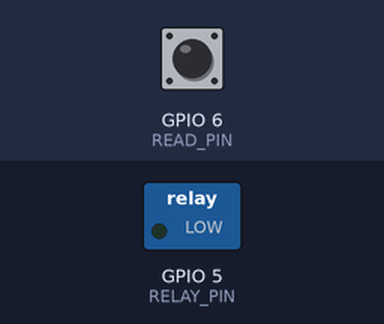
A program run on a simulated ESP32-S3. On the bench: switched loads named in the program (green lamp = pin HIGH). Dashed ring = blinking. The test bench sets the inputs (shaded band); at power-on: GPIO 6 (READ_PIN) HIGH. What the program prints to the serial monitor is not drawn.

Above: at 0.0 s.
At 2.06 s:
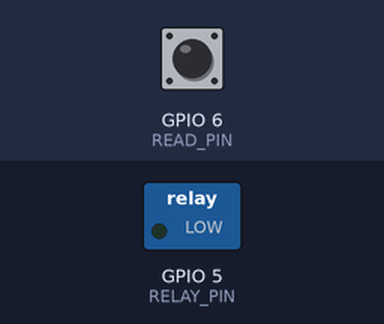
2.3 s: GPIO 6 (READ_PIN) pulled LOW for 0.15 s
Timing chart, 0 to 11.3 s (numbered marks = the images above; inputs shaded):
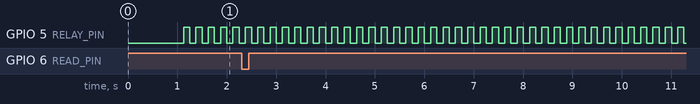

The program:

main.cpp
```cpp
#include <Arduino.h>

constexpr uint8_t RELAY_PIN = 5, READ_PIN = 6, DEBOUNCE_MS = 25, MEASURMENTS = 10;

constexpr uint32_t MEASUREMENT_TIME = 250;

volatile uint32_t startTimeUs = 0;
volatile uint32_t finishTimeUs = 0;
bool relay = false;
volatile bool read_relay = false;

void IRAM_ATTR readPin() {
    if (read_relay) {
        finishTimeUs = micros();
        read_relay = false;
    }
}

void setup() {
    Serial.begin(115200);
    delay(1000);
    pinMode(RELAY_PIN, OUTPUT);
    pinMode(READ_PIN, INPUT_PULLUP);
    attachInterrupt(digitalPinToInterrupt(READ_PIN), readPin, CHANGE);
}

void loop() {
    static uint32_t totalElapsedTimeOnUs = 0;
    static uint32_t totalElapsedTimeOffUs = 0;
    static uint32_t elapsedTimeOnUs = 0;
    static uint32_t elapsedTimeOffUs = 0;
    static uint32_t count = 0;
    static uint32_t lastMillis = millis();

    if (millis() - lastMillis >= MEASUREMENT_TIME/2) {
        lastMillis = millis();
        startTimeUs = micros();
        read_relay = true;
        digitalWrite(RELAY_PIN, !digitalRead(RELAY_PIN));
        delay(DEBOUNCE_MS);
        relay = !relay;
    }

    if (startTimeUs != 0 && finishTimeUs != 0 && count < 2 * MEASURMENTS){
        if (!relay) {
            elapsedTimeOffUs = finishTimeUs - startTimeUs;
            totalElapsedTimeOffUs += elapsedTimeOffUs;
            Serial.print("Elapsed time: ");
            Serial.print(elapsedTimeOffUs);
            Serial.println(" us");
        }
        if (relay){
            elapsedTimeOnUs = finishTimeUs - startTimeUs;
            totalElapsedTimeOnUs += elapsedTimeOnUs;
            Serial.print("Elapsed time: ");
            Serial.print(elapsedTimeOnUs);
            Serial.println(" us");
        }
        count++;
        startTimeUs = 0;
        finishTimeUs = 0;
    }

    if (count >= 2 * MEASURMENTS) {
        uint32_t averageElapsedTimeOnUs = totalElapsedTimeOnUs / MEASURMENTS;
        uint32_t averageElapsedTimeOffUs = totalElapsedTimeOffUs / MEASURMENTS;
        Serial.print("Average elapsed time on: ");
        Serial.print(averageElapsedTimeOnUs);
        Serial.println(" us");
        Serial.print("Average elapsed time off: ");
        Serial.print(averageElapsedTimeOffUs);
        Serial.println(" us");
        count = 0;
        totalElapsedTimeOnUs = 0;
        totalElapsedTimeOffUs = 0;
    }
}
```

Measured:
- by itself, GPIO 5 (RELAY_PIN): alternates HIGH for 0.12 s and LOW for 0.12 s
